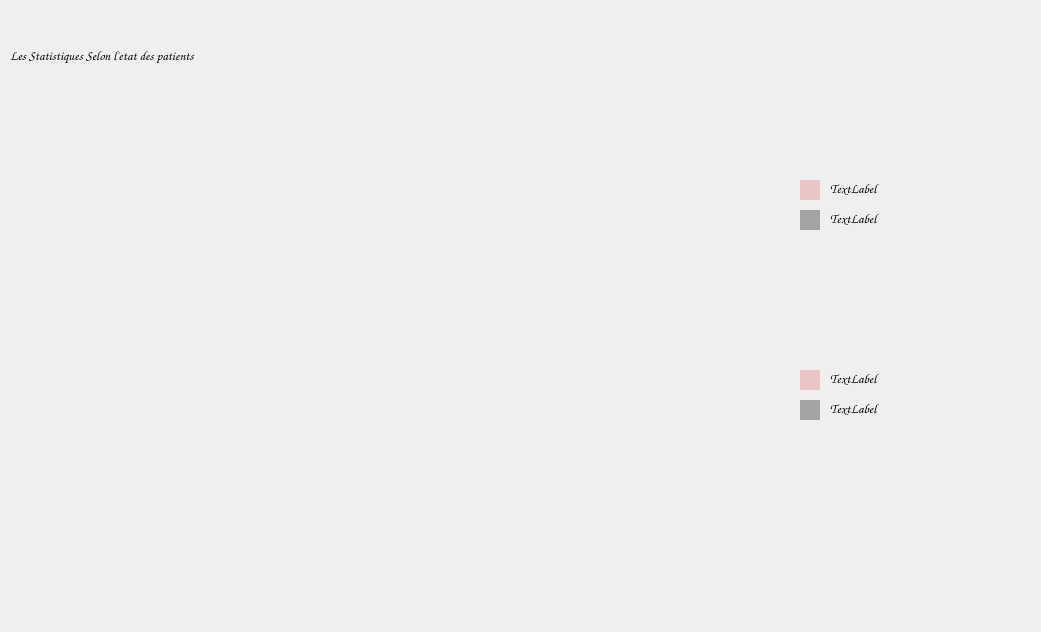
<?xml version="1.0" encoding="UTF-8"?>
<ui version="4.0">
 <class>statistique</class>
 <widget class="QDialog" name="statistique">
  <property name="geometry">
   <rect>
    <x>0</x>
    <y>0</y>
    <width>1041</width>
    <height>632</height>
   </rect>
  </property>
  <property name="windowTitle">
   <string>Dialog</string>
  </property>
  <widget class="QLabel" name="stat2">
   <property name="geometry">
    <rect>
     <x>830</x>
     <y>370</y>
     <width>241</width>
     <height>16</height>
    </rect>
   </property>
   <property name="font">
    <font>
     <family>Comic Sans MS</family>
     <pointsize>10</pointsize>
    </font>
   </property>
   <property name="styleSheet">
    <string notr="true"/>
   </property>
   <property name="text">
    <string>TextLabel</string>
   </property>
  </widget>
  <widget class="QWidget" name="widget_7" native="true">
   <property name="geometry">
    <rect>
     <x>800</x>
     <y>400</y>
     <width>20</width>
     <height>20</height>
    </rect>
   </property>
   <property name="styleSheet">
    <string notr="true">background-color: rgb(163, 163, 163);
</string>
   </property>
  </widget>
  <widget class="QLabel" name="stat1_2">
   <property name="geometry">
    <rect>
     <x>10</x>
     <y>0</y>
     <width>441</width>
     <height>111</height>
    </rect>
   </property>
   <property name="font">
    <font>
     <family>Comic Sans MS</family>
     <pointsize>10</pointsize>
    </font>
   </property>
   <property name="styleSheet">
    <string notr="true"/>
   </property>
   <property name="text">
    <string>Les Statistiques Selon l'etat des patients</string>
   </property>
  </widget>
  <widget class="QLabel" name="stat3">
   <property name="geometry">
    <rect>
     <x>830</x>
     <y>400</y>
     <width>241</width>
     <height>16</height>
    </rect>
   </property>
   <property name="font">
    <font>
     <family>Comic Sans MS</family>
     <pointsize>10</pointsize>
    </font>
   </property>
   <property name="styleSheet">
    <string notr="true"/>
   </property>
   <property name="text">
    <string>TextLabel</string>
   </property>
  </widget>
  <widget class="QWidget" name="widget_5" native="true">
   <property name="geometry">
    <rect>
     <x>800</x>
     <y>210</y>
     <width>20</width>
     <height>20</height>
    </rect>
   </property>
   <property name="styleSheet">
    <string notr="true">background-color: rgb(163, 163, 163);
</string>
   </property>
  </widget>
  <widget class="QWidget" name="widget_8" native="true">
   <property name="geometry">
    <rect>
     <x>800</x>
     <y>370</y>
     <width>20</width>
     <height>20</height>
    </rect>
   </property>
   <property name="styleSheet">
    <string notr="true">background-color:rgb(235, 197, 197);
</string>
   </property>
  </widget>
  <widget class="QLabel" name="label_3">
   <property name="geometry">
    <rect>
     <x>830</x>
     <y>210</y>
     <width>221</width>
     <height>16</height>
    </rect>
   </property>
   <property name="font">
    <font>
     <family>Comic Sans MS</family>
     <pointsize>10</pointsize>
    </font>
   </property>
   <property name="text">
    <string>TextLabel</string>
   </property>
  </widget>
  <widget class="QWidget" name="widget_6" native="true">
   <property name="geometry">
    <rect>
     <x>800</x>
     <y>180</y>
     <width>20</width>
     <height>20</height>
    </rect>
   </property>
   <property name="styleSheet">
    <string notr="true">background-color:rgb(235, 197, 197);
</string>
   </property>
  </widget>
  <widget class="QLabel" name="label_2">
   <property name="geometry">
    <rect>
     <x>830</x>
     <y>180</y>
     <width>221</width>
     <height>16</height>
    </rect>
   </property>
   <property name="font">
    <font>
     <family>Comic Sans MS</family>
     <pointsize>10</pointsize>
    </font>
   </property>
   <property name="text">
    <string>TextLabel</string>
   </property>
  </widget>
 </widget>
 <resources/>
 <connections/>
</ui>
